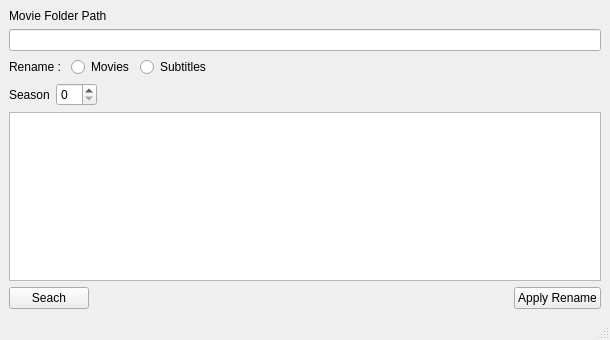
<?xml version="1.0" encoding="UTF-8"?>
<ui version="4.0">
 <class>MainWindow</class>
 <widget class="QMainWindow" name="MainWindow">
  <property name="enabled">
   <bool>true</bool>
  </property>
  <property name="geometry">
   <rect>
    <x>0</x>
    <y>0</y>
    <width>610</width>
    <height>340</height>
   </rect>
  </property>
  <property name="minimumSize">
   <size>
    <width>610</width>
    <height>340</height>
   </size>
  </property>
  <property name="windowTitle">
   <string>MainWindow</string>
  </property>
  <widget class="QWidget" name="centralwidget">
   <layout class="QVBoxLayout" name="verticalLayout_3">
    <item>
     <layout class="QVBoxLayout" name="verticalLayout_2">
      <item>
       <widget class="QLabel" name="label">
        <property name="text">
         <string>Movie Folder Path</string>
        </property>
       </widget>
      </item>
      <item>
       <widget class="QLineEdit" name="lineEdit"/>
      </item>
      <item>
       <layout class="QHBoxLayout" name="horizontalLayout_2">
        <item>
         <widget class="QLabel" name="label_2">
          <property name="sizePolicy">
           <sizepolicy hsizetype="Preferred" vsizetype="Preferred">
            <horstretch>0</horstretch>
            <verstretch>0</verstretch>
           </sizepolicy>
          </property>
          <property name="text">
           <string>Rename : </string>
          </property>
         </widget>
        </item>
        <item>
         <widget class="QRadioButton" name="radioButton">
          <property name="text">
           <string>Movies</string>
          </property>
         </widget>
        </item>
        <item>
         <widget class="QRadioButton" name="radioButton_2">
          <property name="text">
           <string>Subtitles</string>
          </property>
         </widget>
        </item>
        <item>
         <spacer name="horizontalSpacer">
          <property name="orientation">
           <enum>Qt::Horizontal</enum>
          </property>
          <property name="sizeHint" stdset="0">
           <size>
            <width>40</width>
            <height>20</height>
           </size>
          </property>
         </spacer>
        </item>
       </layout>
      </item>
      <item>
       <layout class="QHBoxLayout" name="horizontalLayout_3">
        <item>
         <widget class="QLabel" name="label_3">
          <property name="text">
           <string>Season</string>
          </property>
         </widget>
        </item>
        <item>
         <widget class="QSpinBox" name="spinBox"/>
        </item>
        <item>
         <spacer name="horizontalSpacer_3">
          <property name="orientation">
           <enum>Qt::Horizontal</enum>
          </property>
          <property name="sizeHint" stdset="0">
           <size>
            <width>40</width>
            <height>20</height>
           </size>
          </property>
         </spacer>
        </item>
       </layout>
      </item>
      <item>
       <widget class="QListWidget" name="listWidget">
        <property name="spacing">
         <number>0</number>
        </property>
       </widget>
      </item>
     </layout>
    </item>
    <item>
     <layout class="QHBoxLayout" name="horizontalLayout">
      <item>
       <widget class="QPushButton" name="pushButton_2">
        <property name="text">
         <string>Seach</string>
        </property>
       </widget>
      </item>
      <item>
       <spacer name="horizontalSpacer_2">
        <property name="orientation">
         <enum>Qt::Horizontal</enum>
        </property>
        <property name="sizeHint" stdset="0">
         <size>
          <width>40</width>
          <height>20</height>
         </size>
        </property>
       </spacer>
      </item>
      <item>
       <widget class="QPushButton" name="pushButton">
        <property name="text">
         <string>Apply Rename</string>
        </property>
       </widget>
      </item>
     </layout>
    </item>
   </layout>
  </widget>
  <widget class="QMenuBar" name="menubar">
   <property name="geometry">
    <rect>
     <x>0</x>
     <y>0</y>
     <width>610</width>
     <height>21</height>
    </rect>
   </property>
  </widget>
  <widget class="QStatusBar" name="statusbar"/>
 </widget>
 <resources/>
 <connections/>
</ui>
